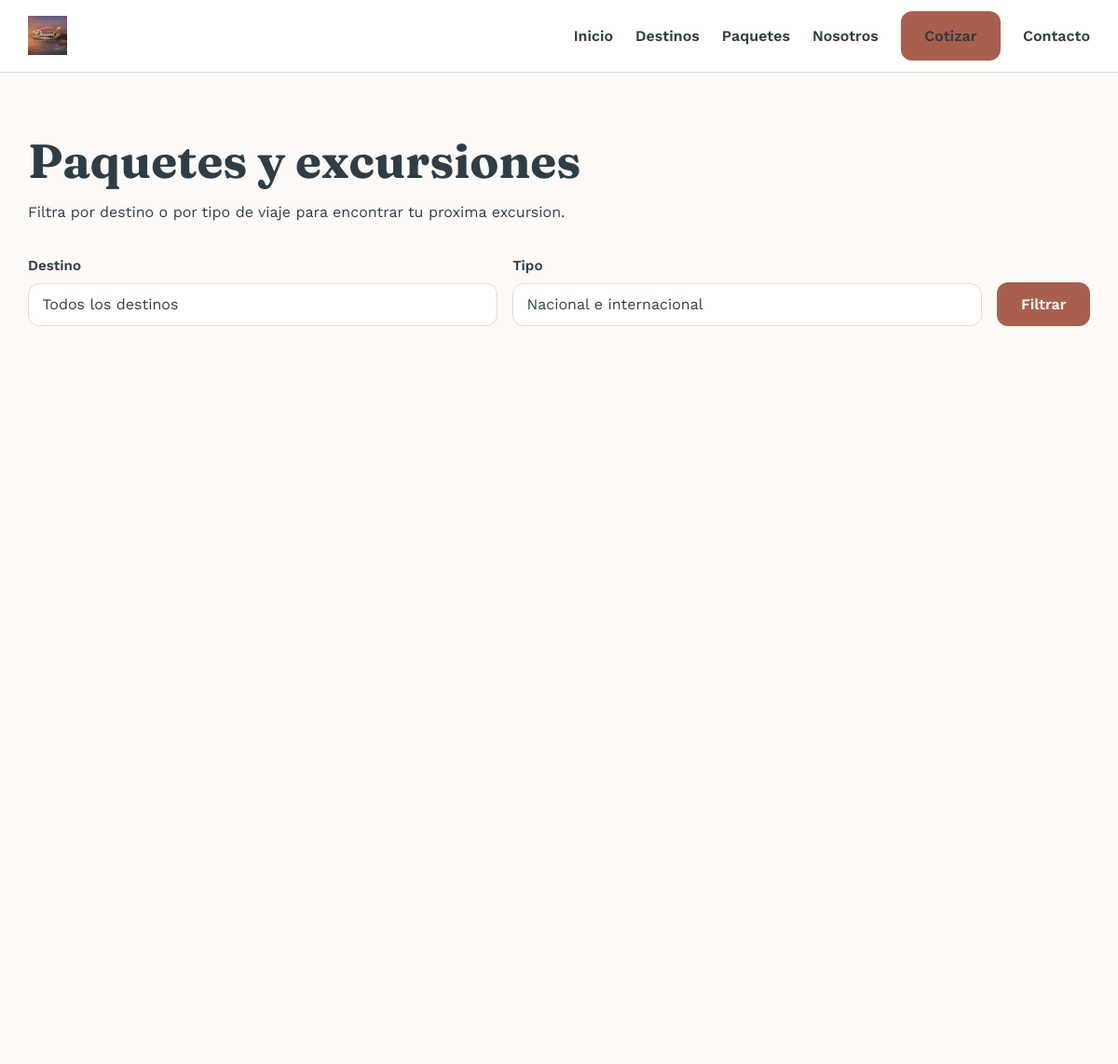
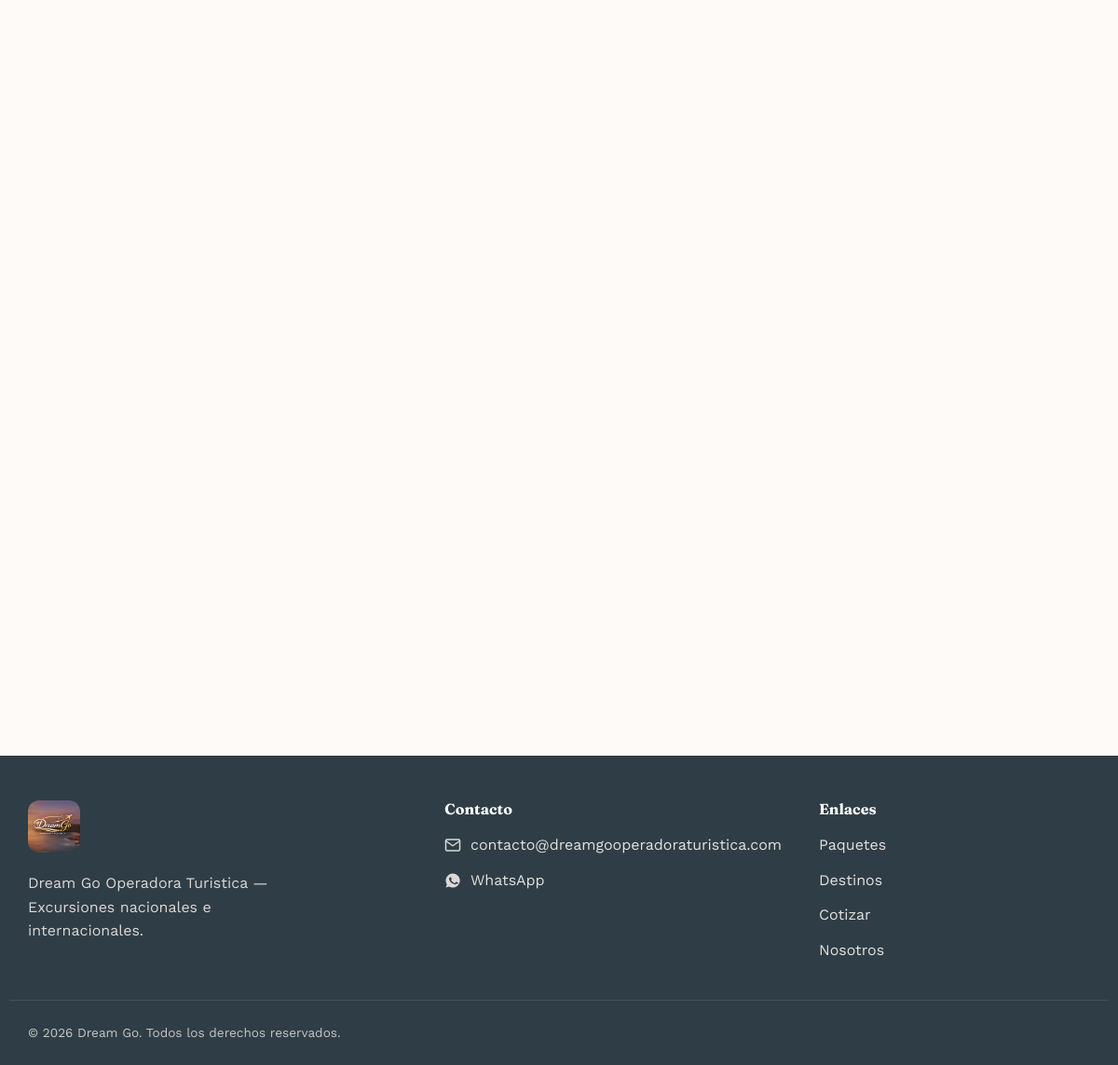
/paquetes, run on the app's committed database (2 pictures, top to bottom).
### tables this page shows
CREATE TABLE IF NOT EXISTS bloques_pagina (
  id INT UNSIGNED AUTO_INCREMENT PRIMARY KEY,
  pagina VARCHAR(50) NOT NULL,
  clave VARCHAR(50) NOT NULL,
  orden SMALLINT UNSIGNED NOT NULL DEFAULT 0,
  visible TINYINT(1) NOT NULL DEFAULT 1,
  titulo VARCHAR(255) NULL,
  subtitulo VARCHAR(500) NULL,
  contenido LONGTEXT NULL,
  color_fondo VARCHAR(20) NULL,
  actualizado_en DATETIME NOT NULL DEFAULT CURRENT_TIMESTAMP ON UPDATE CURRENT_TIMESTAMP,
  UNIQUE KEY uniq_pagina_clave (pagina, clave)
);

### core/Controller.php (called while the page is built, shortened)
<?php
abstract class Controller
{
    protected function view(string $view, array $data = [], array $meta = [], string $layout = 'public'): void
    {
        $viewFile = BASE_PATH . '/app/Views/' . str_replace('.', '/', $view) . '.php';
        extract($data, EXTR_SKIP);
        require $viewFile;
    }
}

### app/Controllers/Public/PaqueteController.php (called while the page is built, shortened)
<?php
class PaqueteController extends Controller
{
    public function catalogo(): void
    {
        $categoriaSlug = (string) $this->request->query('categoria', '');
        $tipo = (string) $this->request->query('tipo', '');
        $filtros = array_filter([
            'categoria' => $categoriaSlug,
            'tipo' => in_array($tipo, ['nacional', 'internacional'], true) ? $tipo : '',
        ]);
        $bloques = BloquePagina::porPagina('paquetes');
        $paginador = new Paginator(
            Paginator::paginaDesde($this->request),
            self::POR_PAGINA,
            Paquete::contarPublicados($filtros)
        );
        $this->view('public/paquetes/catalogo', [
            'paquetes' => Paquete::publicadosConFiltros($filtros, $paginador->porPagina, $paginador->offset()),
            'categorias' => Categoria::activas(),
            'categoriaActiva' => $categoriaSlug,
            'tipoActivo' => $tipo,
            'intro' => $bloques[0] ?? null,
            'paginador' => $paginador,
        ], [
            'title' => 'Paquetes y excursiones | Dream Go Operadora Turistica',
            'description' => 'Catalogo completo de paquetes y excursiones nacionales e internacionales.',
        ]);
    }
}

### public/index.php (called while the page is built, shortened)
<?php
$router = new Router();
$request = new Request();
try {
    $router->dispatch($request);
} catch (NotFoundException $e) {
    http_response_code(404);
    (new App\Controllers\Public\ErrorController($request))->notFound();
} catch (ForbiddenException $e) {
    http_response_code(403);
    (new App\Controllers\Public\ErrorController($request))->forbidden($e->getMessage());
} catch (\Throwable $e) {
    error_log('[APP] ' . $e->getMessage() . ' en ' . $e->getFile() . ':' . $e->getLine());
    http_response_code(500);
    (new App\Controllers\Public\ErrorController($request))->serverError();
}

### core/Database.php (called while the page is built, shortened)
<?php
final class Database
{
    private static ?PDO $instance = null;
    public static function connection(): PDO
    {
        if (self::$instance === null) {
            $config = require BASE_PATH . '/config/database.php';
            $dsn = sprintf(
                'mysql:host=%s;port=%s;dbname=%s;charset=utf8mb4',
                $config['host'],
                $config['port'],
                $config['database']
            );
            try {
                self::$instance = new PDO($dsn, $config['username'], $config['password'], [
                    PDO::ATTR_ERRMODE => PDO::ERRMODE_EXCEPTION,
                    PDO::ATTR_DEFAULT_FETCH_MODE => PDO::FETCH_ASSOC,
                    PDO::ATTR_EMULATE_PREPARES => false,
                ]);
            } catch (PDOException $e) {
                error_log('[DB] Error de conexion: ' . $e->getMessage());
                throw $e;
            }
        }
        return self::$instance;
    }
}

### core/Model.php (called while the page is built, shortened)
<?php
abstract class Model
{
    protected static string $table;
    protected static function db(): PDO
    {
        return Database::connection();
    }
    public static function where(array $conditions, string $orderBy = '', ?int $limit = null): array
    {
        [$clause, $params] = self::buildWhere($conditions);
        $sql = 'SELECT * FROM ' . static::$table;
        if ($clause !== '') {
            $sql .= ' WHERE ' . $clause;
        }
        if ($orderBy !== '') {
            $sql .= ' ORDER BY ' . $orderBy;
        }
        $stmt = static::db()->prepare($sql);
        $stmt->execute($params);
        return $stmt->fetchAll();
    }
    private static function buildWhere(array $conditions): array
    {
        $parts = [];
        $params = [];
        foreach ($conditions as $column => $value) {
            $paramKey = 'w_' . $column;
            $parts[] = "{$column} = :{$paramKey}";
            $params[$paramKey] = $value;
        }
        return [implode(' AND ', $parts), $params];
    }
}

### app/Models/BloquePagina.php (called while the page is built, shortened)
<?php
class BloquePagina extends Model
{
    public static function porPagina(string $pagina): array
    {
        return self::where(['pagina' => $pagina], 'orden ASC');
    }
}

### core/Request.php (called while the page is built, shortened)
<?php
final class Request
{
    private array $server;
    public function __construct()
    {
        $this->server = $_SERVER;
    }
    public function uri(): string
    {
        $uri = $this->server['REQUEST_URI'] ?? '/';
        $path = parse_url($uri, PHP_URL_PATH) ?? '/';
        return $path === '' ? '/' : $path;
    }
}

### app/Views/public/paquetes/catalogo.php (shortened to what this page needs)
<section class="seccion contenedor">
  <?php $introVisible = $intro && (int) $intro['visible'] === 1; ?>
  <h1><?= htmlspecialchars($introVisible && !empty($intro['titulo']) ? $intro['titulo'] : 'Paquetes y excursiones', ENT_QUOTES, 'UTF-8') ?></h1>
  <?php if ($introVisible && !empty($intro['subtitulo'])): ?>
    <p><?= htmlspecialchars($intro['subtitulo'], ENT_QUOTES, 'UTF-8') ?></p>
  <?php endif; ?>
  <form method="get" action="/paquetes" style="display:flex;flex-wrap:wrap;gap:1rem;align-items:flex-end;margin-block:2rem;">
    <div class="campo" style="flex:1;min-width:200px;margin-bottom:0;">
      <label for="categoria">Destino</label>
      <select name="categoria" id="categoria">
        <option value="">Todos los destinos</option>
      </select>
    </div>
    <div class="campo" style="flex:1;min-width:200px;margin-bottom:0;">
      <label for="tipo">Tipo</label>
      <select name="tipo" id="tipo">
        <option value="">Nacional e internacional</option>
      </select>
    </div>
    <button type="submit" class="btn btn-primario">Filtrar</button>
  </form>
  <?php if (empty($paquetes)): ?>
    <p>No encontramos paquetes con esos filtros. Intenta con otra combinacion.</p>
  <?php else: ?>
    <div class="grid-tarjetas">
    </div>
  <?php endif; ?>
</section>

### core/Router.php (shortened to what this page needs)
<?php
final class Router
{
    private array $routes = [];
    private function add(string $method, string $pattern, array $handler, array $options): void
    {
        $regex = preg_replace('#\{[a-zA-Z_]+\}#', '([^/]+)', $pattern);
        $this->routes[] = [
            'method' => $method,
            'pattern' => $pattern,
            'regex' => '#^' . $regex . '$#',
            'handler' => $handler,
            'options' => $options,
        ];
    }
    public function dispatch(Request $request): void
    {
        $method = $request->method();
        $uri = $request->uri();
        foreach ($this->routes as $route) {
            if (preg_match($route['regex'], $uri, $matches)) {
                array_shift($matches);
                $this->callHandler($route['handler'], $matches, $request);
                return;
            }
        }
        throw new NotFoundException("Ruta no encontrada: {$method} {$uri}");
    }
    private function callHandler(array $handler, array $params, Request $request): void
    {
        [$controllerClass, $method] = $handler;
        $controller = new $controllerClass($request);
        $controller->$method(...$params);
    }
}

### public/assets/css/site.css (style rules this page uses)
:root { --color-primario: #d99e8e; --color-primario-oscuro: #a85f4d; --color-texto-oscuro: #2f3e46; --color-fondo: #fdfaf8; --color-fondo-alterno: #faf3ef; --color-borde: #e8d9d3; --color-blanco: #ffffff; --color-exito: #4f7a5c; --color-error: #b3453a; --fuente-titulos: 'Fraunces', Georgia, 'Times New Roman', serif; --fuente-texto: 'Work Sans', -apple-system, BlinkMacSystemFont, 'Segoe UI', sans-serif; --radio: 12px; --sombra: 0 8px 24px rgba(47, 62, 70, 0.08); --transicion: 0.25s ease; --contenedor-max: 1180px; --espacio-seccion: 4rem; }
*, *::before, *::after { box-sizing: border-box; }
html { -webkit-text-size-adjust: 100%; scroll-behavior: smooth; }
body { margin: 0; font-family: var(--fuente-texto); color: var(--color-texto-oscuro); background: var(--color-fondo); line-height: 1.6; -webkit-font-smoothing: antialiased; }
h1, h2, h3, h4 { font-family: var(--fuente-titulos); line-height: 1.2; margin: 0 0 0.75rem; color: var(--color-texto-oscuro); }
h1 { font-size: clamp(1.9rem, 5vw, 3.2rem); }
p { margin: 0 0 1rem; }
.contenedor { width: 100%; max-width: var(--contenedor-max); margin-inline: auto; padding-inline: 1.25rem; }
.seccion { padding-block: var(--espacio-seccion); }
.btn { display: inline-flex; align-items: center; justify-content: center; gap: 0.5rem; border: none; border-radius: var(--radio); padding: 0.85rem 1.6rem; font-family: var(--fuente-texto); font-weight: 600; font-size: 1rem; cursor: pointer; transition: transform var(--transicion), box-shadow var(--transicion), background var(--transicion); }
.btn-primario { background: var(--color-primario-oscuro); color: var(--color-blanco); }
label { display: block; font-weight: 600; margin-bottom: 0.4rem; font-size: 0.95rem; }
input:not([type="checkbox"]):not([type="radio"]), select, textarea { width: 100%; font-family: var(--fuente-texto); font-size: 1rem; padding: 0.75rem 0.9rem; border: 1.5px solid var(--color-borde); border-radius: var(--radio); background: var(--color-blanco); color: var(--color-texto-oscuro); transition: border-color var(--transicion), box-shadow var(--transicion); appearance: none; }
.campo { margin-bottom: 1.1rem; }
.grid-tarjetas { display: grid; gap: 1.5rem; grid-template-columns: 1fr; }
@media (min-width: 768px) { .grid-tarjetas { grid-template-columns: repeat(2, 1fr); } }
@media (min-width: 1024px) { .grid-tarjetas { grid-template-columns: repeat(3, 1fr); } }

### data on the page
bloques_pagina: titulo "Paquetes y excursiones", subtitulo "Filtra por destino o por tipo de viaje para encontrar tu proxima excursion."
